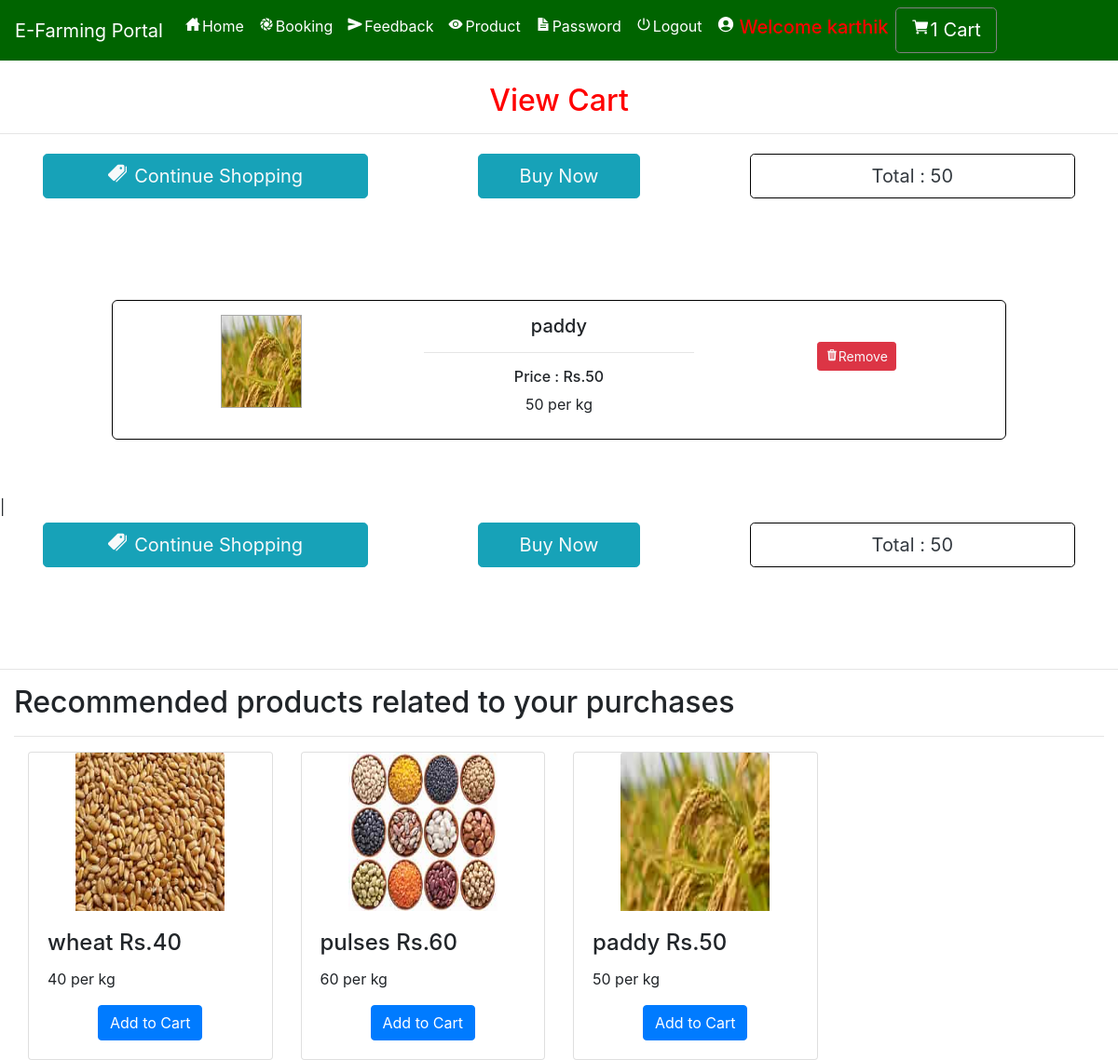
/cart (signed in), run on the app's committed database.
### farmerapp/models.py (models this page shows, shortened)
class Cart(models.Model):
    profile = models.ForeignKey(Profile,on_delete=models.CASCADE,null=True)
    product = models.ForeignKey(Product, on_delete=models.CASCADE, null=True)

class Product(models.Model):
    user = models.ForeignKey(User, on_delete=models.CASCADE, null=True)
    category = models.ForeignKey(Category, on_delete=models.CASCADE, null=True)
    image = models.FileField(null=True)
    name = models.CharField(max_length=30, null=True)
    price = models.IntegerField(null=True)
    desc = models.TextField(null=True)

### farmerapp/views.py (the view)
# urls.py: path('cart', view_cart, name='cart'),
def view_cart(request):
    if not request.user.is_authenticated:
        return redirect('login')
    user = User.objects.get(id=request.user.id)
    profile = Profile.objects.get(user=user)
    cart =  Cart.objects.filter(profile=profile).all()
    pro = recommended_product(request)
    total=0
    num1=0
    book_id=request.user.username
    message1="Here ! No Any Product"
    for i in cart:
        total+=i.product.price
        num1+=1
        book_id = book_id+"."+str(i.product.id)
    d = {'profile':profile,'cart':cart,'total':total,'num1':num1,'book':book_id,'message':message1,'pro':pro}
    return render(request,'cart.html',d)

### farmerapp/views.py (called while the page is built)
def recommended_product(request):
    user = User.objects.get(id=request.user.id)
    profile = Profile.objects.get(user=user)
    book = Booking.objects.filter(profile=profile).order_by('-id')[:2]
    recommend = []
    for i in book:
        recommend+=i.booking_id.split('.')[1:]
    pro1 = Product.objects.filter(id__in=recommend)
    cat = []
    for i in pro1:
        if not i.category.id in cat:
            cat.append(i.category.id)
    pro = Product.objects.filter(category__id__in=cat).order_by('?')
    return pro

### farmerapp/templates/cart.html (shortened to what this page needs)
{% extends 'navigation.html' %}
{% block body %}
<center><h2 style="color:red;margin-top:2%">View Cart</h2></center><hr>
{% if not cart %}
<h1 align="center" style="color:blue">{{message}}</h1>
{% else %}
<form method="get" action="{% url 'booking' book %}">
<center><div class="container" style="border:1px solid white">
<div class="row">
    <div class="col-md-4" style="height:100px;">
                <center><a href="{% url 'view_product' 0 %}" style="margin-top:1%;width:100%" class="btn btn-lg btn-info text-light text-capitalize"><ion-icon style="margin-right:8px" name="pricetags"></ion-icon>Continue Shopping</a></center>
            </div>
    <div class="col-md-4" style="height:100px;">
                <center><input type="submit" style="margin-top:1%;width:50%" class="btn btn-lg btn-info text-light text-capitalize" value="Buy Now"></center>
   </div>
    <div class="col-md-4" style="height:100px;">
                <center><a style="margin-top:1%;width:100%;border:1px solid black" class="btn btn-default btn-lg text-dark text-capitalize">Total : {{total}}</a></center>
            </div>
</div>
    </div>
</center>
{% for i in cart %}
<center>
<div class="container" style="margin-top:2%;height:150px;width:80%">
    <div class="row" style="height:90%">
        <div class="col-md-4" style="height:120px">
            <img src="{{i.product.image.url}}" style="width:30%;height:100px;border:1px solid darkgray;margin-top:5%">
        </div>
        <div class="col-md-4" style="height:100px">
            <h5 style="margin-top:5%">{{i.product.name}}</h5><hr>
        <h6>Price : Rs.{{i.product.price}}
            </h6>
        <p>{{i.product.desc}}</p>
        </div>
        <div class="col-md-4" style="height:100px;">
                <center><a href="{% url 'remove_cart' i.id %}" style="margin-top:15%" class="btn btn-sm btn-danger text-light text-capitalize"><ion-icon name="trash"></ion-icon>Remove</a></center>
        </div>
    </div>
</div>
    </center>
{% endfor %}
|<div class="container" style="border:1px solid white">
<div class="row">
    <div class="col-md-4" style="height:100px;">
                <center><a href="{% url 'view_product' 0 %}" style="margin-top:1%;width:100%" class="btn btn-lg btn-info text-light text-capitalize"><ion-icon style="margin-right:8px" name="pricetags"></ion-icon>Continue Shopping</a></center>
            </div>
    <div class="col-md-4" style="height:100px;">
                <center><input type="submit" style="margin-top:1%;width:50%" class="btn btn-lg btn-info text-light text-capitalize" value="Buy Now"></center>
   </div>
    </form>
    <div class="col-md-4" style="height:100px;">
                <center><a style="margin-top:1%;width:100%;border:1px solid black" class="btn btn-default btn-lg text-dark text-capitalize">Total : {{total}}</a></center>
            </div>
    {% endif %}
<hr>
<div class="container-fluid">
    <h2>Recommended products related to your purchases</h2><hr>
    <div class="carousel-inner row w-100 mx-auto">
			{% for j in pro %}
				<div class="carousel-item col-md-3 active"><div class="card">
					<center><img class="card-img-top img-fluid" align="center" src="{{j.image.url}}" style="width:160px;height:170px;float:center" alt="card-img"></center>
   						<div class="card-body">
   						<h4 class="card-title">{{j.name}} Rs.{{j.price}}</h4>
   						<p class="card-text">{{j.desc}}</p>
   						<form align="center" action="{% url 'add_cart' j.id %}" method="post">
                            <button type="submit" class="btn btn-primary">Add to Cart</button>
</form>
   					</div>
   				</div>
   			</div>
			{% endfor %}
		</div>
</div>
{% endblock %}

### farmerapp/templates/navigation.html (style rules this page uses)
* { box-sizing: border-box; }
.carousel-inner img { width: 100%; height: 100%; }

### farmerapp/templates/cart.html (style rules this page uses)
.container { border:1px solid black; border-radius:6px; margin-bottom:5%; }

### data on the page
Cart: product.image (picture), product.name "paddy", product.price "50", product.desc "50 per kg"
Product: image (picture), name "wheat", price "40", desc "40 per kg"
Product: image (picture), name "pulses", price "60", desc "60 per kg"
Product: image (picture), name "paddy", price "50", desc "50 per kg"

### other printed values
{{ num1 }} "1"
{{ total }} "50"
